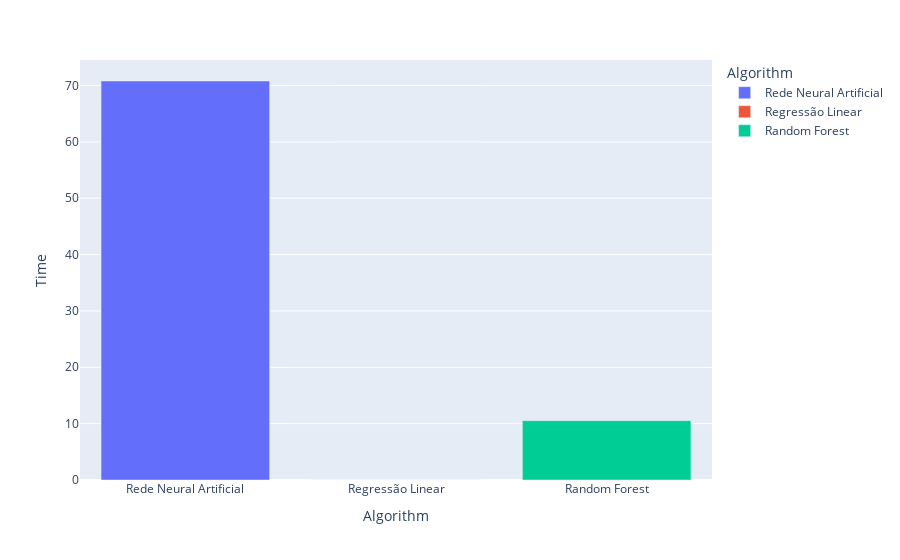

The code cell stored with this chart in its notebook:
### Markdown cell above
### Tempo de execução

Essa métrica é o tempo total de treinamento e avaliação de cada Algoritmo avaliado

### Code cell
metrics_df = pd.DataFrame(data=[
    ['Rede Neural Artificial', np.mean(mlp_times)],
    ['Regressão Linear', np.mean(rl_times)],
    ['Random Forest', np.mean(rf_times)]
  ],
  columns=['Algorithm', 'Time']
)
fig = px.bar(metrics_df, x='Algorithm', y='Time', color='Algorithm')
fig.show()

### Figure 1 — Plotly figure (JSON) as saved in the notebook; plotly's stock layout.template omitted (floating-point values rounded to 4 significant figures)
{"data": [{"alignmentgroup": "True", "hovertemplate": "Algorithm=%{x}<br>Time=%{y}<extra></extra>", "legendgroup": "Rede Neural Artificial", "marker": {"color": "#636efa", "pattern": {"shape": ""}}, "name": "Rede Neural Artificial", "offsetgroup": "Rede Neural Artificial", "orientation": "v", "showlegend": true, "textposition": "auto", "type": "bar", "x": ["Rede Neural Artificial"], "xaxis": "x", "y": [70.8], "yaxis": "y"}, {"alignmentgroup": "True", "hovertemplate": "Algorithm=%{x}<br>Time=%{y}<extra></extra>", "legendgroup": "Regressão Linear", "marker": {"color": "#EF553B", "pattern": {"shape": ""}}, "name": "Regressão Linear", "offsetgroup": "Regressão Linear", "orientation": "v", "showlegend": true, "textposition": "auto", "type": "bar", "x": ["Regressão Linear"], "xaxis": "x", "y": [0.016], "yaxis": "y"}, {"alignmentgroup": "True", "hovertemplate": "Algorithm=%{x}<br>Time=%{y}<extra></extra>", "legendgroup": "Random Forest", "marker": {"color": "#00cc96", "pattern": {"shape": ""}}, "name": "Random Forest", "offsetgroup": "Random Forest", "orientation": "v", "showlegend": true, "textposition": "auto", "type": "bar", "x": ["Random Forest"], "xaxis": "x", "y": [10.53], "yaxis": "y"}], "layout": {"barmode": "relative", "legend": {"title": {"text": "Algorithm"}, "tracegroupgap": 0}, "margin": {"t": 60}, "xaxis": {"anchor": "y", "categoryarray": ["Rede Neural Artificial", "Regressão Linear", "Random Forest"], "categoryorder": "array", "domain": [0, 1], "title": {"text": "Algorithm"}}, "yaxis": {"anchor": "x", "domain": [0, 1], "title": {"text": "Time"}}}}
